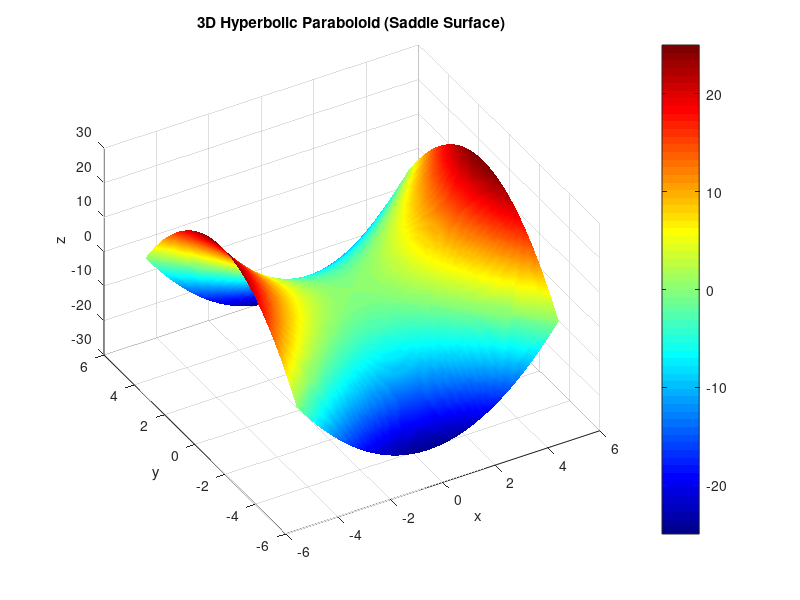

MATLAB code for this plot:
% Define the range for x and y
x = linspace(-5, 5, 100); % Generate 100 points between -5 and 5
y = linspace(-5, 5, 100);

% Create a meshgrid for x and y
[X, Y] = meshgrid(x, y);

% Define the saddle surface (hyperbolic paraboloid)
Z = X.^2 - Y.^2;

% Plot the surface
figure;
surf(X, Y, Z);

% Add labels and title
xlabel('x');
ylabel('y');
zlabel('z');
title('3D Hyperbolic Paraboloid (Saddle Surface)');

% Add shading and color
shading interp; % Smoothens the surface
colormap jet; % Color scheme
colorbar; % Add a color bar

% Optional: Add grid and adjust view angle
grid on;
view(-30, 45); % Set view angle

pause;